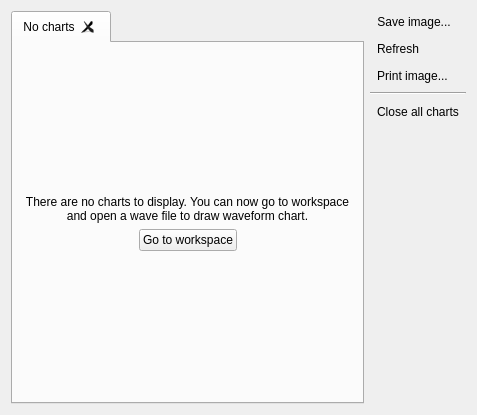
<?xml version="1.0" encoding="UTF-8"?>
<ui version="4.0">
 <class>ChartsWidget</class>
 <widget class="QWidget" name="ChartsWidget">
  <property name="geometry">
   <rect>
    <x>0</x>
    <y>0</y>
    <width>477</width>
    <height>415</height>
   </rect>
  </property>
  <property name="windowTitle">
   <string>Form</string>
  </property>
  <layout class="QGridLayout" name="gridLayout">
   <item row="0" column="0" rowspan="2">
    <widget class="QTabWidget" name="tabCharts">
     <property name="currentIndex">
      <number>0</number>
     </property>
     <property name="tabsClosable">
      <bool>true</bool>
     </property>
     <widget class="QWidget" name="tabInitial">
      <attribute name="title">
       <string>No charts</string>
      </attribute>
      <layout class="QVBoxLayout" name="verticalLayout_2">
       <item>
        <spacer name="verticalSpacer_2">
         <property name="orientation">
          <enum>Qt::Vertical</enum>
         </property>
         <property name="sizeHint" stdset="0">
          <size>
           <width>20</width>
           <height>128</height>
          </size>
         </property>
        </spacer>
       </item>
       <item>
        <widget class="QLabel" name="lblInitial">
         <property name="text">
          <string>There are no charts to display. You can now go to workspace and open a wave file to draw waveform chart.</string>
         </property>
         <property name="alignment">
          <set>Qt::AlignCenter</set>
         </property>
         <property name="wordWrap">
          <bool>true</bool>
         </property>
        </widget>
       </item>
       <item>
        <layout class="QHBoxLayout" name="horizontalLayout">
         <item>
          <spacer name="horizontalSpacer">
           <property name="orientation">
            <enum>Qt::Horizontal</enum>
           </property>
           <property name="sizeHint" stdset="0">
            <size>
             <width>40</width>
             <height>20</height>
            </size>
           </property>
          </spacer>
         </item>
         <item>
          <widget class="QPushButton" name="btnGoToWorkspace">
           <property name="sizePolicy">
            <sizepolicy hsizetype="Maximum" vsizetype="Fixed">
             <horstretch>0</horstretch>
             <verstretch>0</verstretch>
            </sizepolicy>
           </property>
           <property name="text">
            <string>Go to workspace</string>
           </property>
           <property name="icon">
            <iconset resource="../../icons.qrc">
             <normaloff>:/icons/next.png</normaloff>:/icons/next.png</iconset>
           </property>
           <property name="iconSize">
            <size>
             <width>32</width>
             <height>32</height>
            </size>
           </property>
          </widget>
         </item>
         <item>
          <spacer name="horizontalSpacer_2">
           <property name="orientation">
            <enum>Qt::Horizontal</enum>
           </property>
           <property name="sizeHint" stdset="0">
            <size>
             <width>40</width>
             <height>20</height>
            </size>
           </property>
          </spacer>
         </item>
        </layout>
       </item>
       <item>
        <spacer name="verticalSpacer_3">
         <property name="orientation">
          <enum>Qt::Vertical</enum>
         </property>
         <property name="sizeHint" stdset="0">
          <size>
           <width>20</width>
           <height>128</height>
          </size>
         </property>
        </spacer>
       </item>
      </layout>
     </widget>
    </widget>
   </item>
   <item row="0" column="1">
    <layout class="QVBoxLayout" name="verticalLayout">
     <item>
      <widget class="QToolButton" name="btnSave">
       <property name="text">
        <string>Save image...</string>
       </property>
       <property name="icon">
        <iconset resource="../../icons.qrc">
         <normaloff>:/icons/save.png</normaloff>:/icons/save.png</iconset>
       </property>
       <property name="iconSize">
        <size>
         <width>32</width>
         <height>32</height>
        </size>
       </property>
       <property name="autoRaise">
        <bool>true</bool>
       </property>
      </widget>
     </item>
     <item>
      <widget class="QToolButton" name="btnRefresh">
       <property name="text">
        <string>Refresh</string>
       </property>
       <property name="icon">
        <iconset resource="../../icons.qrc">
         <normaloff>:/icons/repeat.png</normaloff>:/icons/repeat.png</iconset>
       </property>
       <property name="iconSize">
        <size>
         <width>32</width>
         <height>32</height>
        </size>
       </property>
       <property name="autoRaise">
        <bool>true</bool>
       </property>
      </widget>
     </item>
     <item>
      <widget class="QToolButton" name="btnPrint">
       <property name="text">
        <string>Print image...</string>
       </property>
       <property name="icon">
        <iconset resource="../../icons.qrc">
         <normaloff>:/icons/printer.png</normaloff>:/icons/printer.png</iconset>
       </property>
       <property name="iconSize">
        <size>
         <width>32</width>
         <height>32</height>
        </size>
       </property>
       <property name="autoRaise">
        <bool>true</bool>
       </property>
      </widget>
     </item>
     <item>
      <widget class="Line" name="line">
       <property name="orientation">
        <enum>Qt::Horizontal</enum>
       </property>
      </widget>
     </item>
     <item>
      <widget class="QToolButton" name="btnCloseAll">
       <property name="text">
        <string>Close all charts</string>
       </property>
       <property name="icon">
        <iconset resource="../../icons.qrc">
         <normaloff>:/icons/chart_remove.png</normaloff>:/icons/chart_remove.png</iconset>
       </property>
       <property name="iconSize">
        <size>
         <width>32</width>
         <height>32</height>
        </size>
       </property>
       <property name="autoRaise">
        <bool>true</bool>
       </property>
      </widget>
     </item>
    </layout>
   </item>
   <item row="1" column="1">
    <spacer name="verticalSpacer">
     <property name="orientation">
      <enum>Qt::Vertical</enum>
     </property>
     <property name="sizeHint" stdset="0">
      <size>
       <width>20</width>
       <height>260</height>
      </size>
     </property>
    </spacer>
   </item>
  </layout>
  <action name="actionSave">
   <property name="icon">
    <iconset resource="../../icons.qrc">
     <normaloff>:/icons/save.png</normaloff>:/icons/save.png</iconset>
   </property>
   <property name="text">
    <string>Save image...</string>
   </property>
   <property name="shortcut">
    <string>Ctrl+Shift+S</string>
   </property>
  </action>
  <action name="actionRefresh">
   <property name="icon">
    <iconset resource="../../icons.qrc">
     <normaloff>:/icons/repeat.png</normaloff>:/icons/repeat.png</iconset>
   </property>
   <property name="text">
    <string>Refresh</string>
   </property>
  </action>
  <action name="actionPrint">
   <property name="icon">
    <iconset resource="../../icons.qrc">
     <normaloff>:/icons/printer.png</normaloff>:/icons/printer.png</iconset>
   </property>
   <property name="text">
    <string>Print image...</string>
   </property>
   <property name="shortcut">
    <string>Ctrl+P</string>
   </property>
  </action>
  <action name="actionCloseAll">
   <property name="icon">
    <iconset resource="../../icons.qrc">
     <normaloff>:/icons/chart_remove.png</normaloff>:/icons/chart_remove.png</iconset>
   </property>
   <property name="text">
    <string>Close all charts</string>
   </property>
  </action>
 </widget>
 <resources>
  <include location="../../icons.qrc"/>
 </resources>
 <connections/>
</ui>
